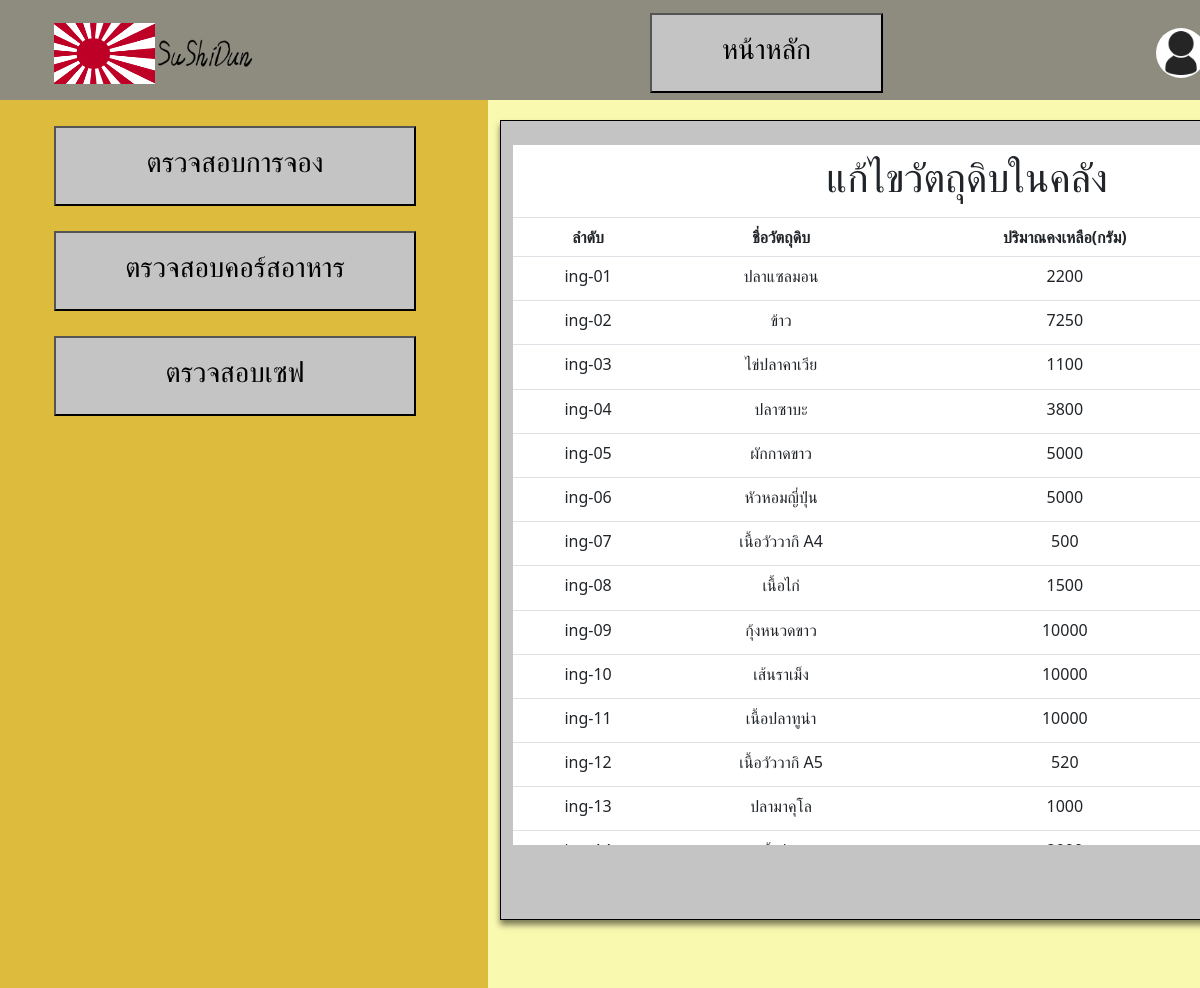
The app's page /EditIncentory.php with its own data.
### tables this page shows
CREATE TABLE `ingredients` (
  `Ingredients_id` varchar(50) NOT NULL,
  `Ingredients_name` varchar(50) NOT NULL,
  `Ingredients_value` int(11) NOT NULL
);

### EditIncentory.php (the view, shortened to what this page needs)
<html>
<head>
    <link rel="stylesheet" href="./css/Style.css">
    <link href="https://cdn.jsdelivr.net/npm/bootstrap@5.0.0-beta1/dist/css/bootstrap.min.css" rel="stylesheet">
</head>
<body style="background-color: #FAF9B0; position: fixed; overflow: hidden;">
    <div class="header" style="width: 1920px; height: 100px;">
        <nav class="navbar bg-gray" style="position: fixed; width: 1920px; height: 110px;">
            <ul>
                <li>
                    <div class="point">
                        <img src="./Assets/icon.jpg" style="width: 101px; height: 61px;">
                        <img src="./Assets/sushidun.png" style="width: 101px; height: 81px;">
                    </div>
                </li>
                <li class="point">
                    <a href="homepage_manager.php" style="text-decoration: none;">
                        <button style="margin-top: auto; margin-bottom: auto; width: 250%;">
                            <h3>หน้าหลัก</h3>
                        </button>
                    </a>
                </li>
                <li>
                    <div class="point">
                        <img src="./Assets/user.png" style=" width: 50px; height: 50px; border-radius: 50px; margin-right: 20px;">
                    </div>
                </li>
            </ul>
    </div>
    <div class="row">
        <div class="col-3" style="background-color: #DDBB3D; width: 500px; height: 1820px; position: fixed;">
            <div class=" container">
                <ul>
                    <li>
                    <a href="check_table_Book_a_queue.php" style="text-decoration: none;">
                        <div class="point" style="color:aliceblue;width: 362px;height: 81px;">
                            <button>
                                <h3>
                                    ตรวจสอบการจอง
                                </h3>
                            </button>
                        </div>
                    </a>
                    </li>
                    <br>
                    <li>
                    <a href="manager_check_course.php" style="text-decoration: none;">
                        <div class="point" style="color:aliceblue;width: 362px;height: 81px;">
                            <button>
                                <h3>
                                    ตรวจสอบคอร์สอาหาร
                                </h3>
                            </button>
                        </div>
                    </a>
                    </li>
                    <br>
                    <li>
                    <a href="check-chef.php" style="text-decoration: none;">
                        <div class="point" style="color:aliceblue;width: 362px;height: 81px;">
                            <button>
                                <h3>
                                    ตรวจสอบเซฟ
                                </h3>
                            </button>
                        </div>
                    </a>
                    </li>
                    <br>
                </ul>
            </div>
        </div>
        <div class="welcome">
            <div class="row">
            <div class="col-8" >
                <br>
            <center>
            <?php require_once 'process.php'; ?>
            <?php
                $query =  'SELECT * FROM ingredients ORDER BY Ingredients_id asc';
                $result = mysqli_query($conn,$query);
                $changT = $_GET['ChangT'];
                if ($changT == "กิโลกรัม"){
                        echo "  <div class='frame-table'>
                        <table  class='table table-hover' style='width: 100%;padding-left: 25px;'>
                        <tr>
                            <th colspan='5'><h1>แก้ไขวัตถุดิบในคลัง</h1></th>
                        </tr>
                        <tr>
                            <th>ลำดับ</th>
                            <th>ชื่อวัตถุดิบ</th>
                            <th>ปริมาณคงเหลือ(กิโลกรัม)</th>
                            <th></th>
                            <th></th>
                        </tr>       ";
                        while ($row = $result->fetch_assoc() ) {
                            echo "<tr>";
                                echo "<td>" .$row["Ingredients_id"]. "</td>";
                                echo "<td>" .$row["Ingredients_name"]. "</td>";
                                echo "<td>" .($row["Ingredients_value"]/1000). "</td>";
                                echo "<td><a href='EditIncentory.php?edit=".$row["Ingredients_id"]."' ><h6 style='color:orange;'>แก้ไข</h6></a></td>";
                                echo "<td><a href='process.php?del=".$row["Ingredients_id"]." ' Onclick ='ConfirmDelete()'><h6 style='color:red;'>ลบ</h6></a></td>";
                            echo "</tr>";
                        }
                        echo "</table>
                      </div>";
                }else{
                    echo "  <div class='frame-table'>
                    <table  class='table table-hover' style='width: 100%;padding-left: 25px;'>
                    <tr>
                        <th colspan='5'><h1>แก้ไขวัตถุดิบในคลัง</h1></th>
                    </tr>
                    <tr>
                        <th>ลำดับ</th>
                        <th>ชื่อวัตถุดิบ</th>
                        <th>ปริมาณคงเหลือ(กรัม)</th>
                        <th></th>
                        <th></th>
                    </tr>       ";
                    while ($row = $result->fetch_assoc() ) {
                        echo "<tr>";
                            echo "<td>" .$row["Ingredients_id"]. "</td>";
                            echo "<td>" .$row["Ingredients_name"]. "</td>";
                            echo "<td>" .$row["Ingredients_value"]. "</td>";
                        echo "</tr>";
                    }
                    echo "</table>
                  </div>";
                }
            ?>
            </center>
            </div>
            </div>
        </div>
</body>
</html>

### css/Style.css (style rules this page uses)
* { margin: 0; padding: 0; }
nav { width: 100%; overflow: hidden; top: -10px; background-color: #8D8C7F; height: 97px; }
ul { width: 100%; list-style-type: none; margin: 0; padding: 0; overflow: hidden; display: contents; justify-content: center; }
li { padding-left: 30px; }
.point { width: 250px; height: 96px; display: flex; align-items: center; justify-content:center; }
ul button { width: 100%; height: 80px; margin-top: 50px; background-color: #C4C4C4; border-color: black; }

### EditIncentory.php (style rules this page uses)
div.welcome { margin-top: 10px; text-align: center; position: absolute; width: 1400px; height: 800px; left: 500px; top: 110px; box-shadow: 0px 5px 6px rgba(0, 0, 0, 0.5); border: 1px solid #000000; box-sizing: border-box; background: #C4C4C4; }
a:link, a:visited { text-decoration: none; color: white; text-align: center; }
tr { background-color: #ffffff; }
th, td { text-align: center; }
div.frame-table { overflow: scroll; width: 100%; height: 700px; }

### records on screen
ingredients: Ingredients_id "ing-01", Ingredients_name "ปลาแซลมอน", Ingredients_value "2200"
ingredients: Ingredients_id "ing-02", Ingredients_name "ข้าว", Ingredients_value "7250"
ingredients: Ingredients_id "ing-03", Ingredients_name "ไข่ปลาคาเวีย", Ingredients_value "1100"
ingredients: Ingredients_id "ing-04", Ingredients_name "ปลาซาบะ", Ingredients_value "3800"
ingredients: Ingredients_id "ing-05", Ingredients_name "ผักกาดขาว", Ingredients_value "5000"
ingredients: Ingredients_id "ing-06", Ingredients_name "หัวหอมญี่ปุ่น", Ingredients_value "5000"
ingredients: Ingredients_id "ing-07", Ingredients_name "เนื้อวัววากิ A4", Ingredients_value "500"
ingredients: Ingredients_id "ing-08", Ingredients_name "เนื้อไก่", Ingredients_value "1500"
ingredients: Ingredients_id "ing-09", Ingredients_name "กุ้งหนวดขาว", Ingredients_value "10000"
ingredients: Ingredients_id "ing-10", Ingredients_name "เส้นราเม็ง", Ingredients_value "10000"
ingredients: Ingredients_id "ing-11", Ingredients_name "เนื้อปลาทูน่า", Ingredients_value "10000"
ingredients: Ingredients_id "ing-12", Ingredients_name "เนื้อวัววากิ A5", Ingredients_value "520"
ingredients: Ingredients_id "ing-13", Ingredients_name "ปลามาคุโล", Ingredients_value "1000"
